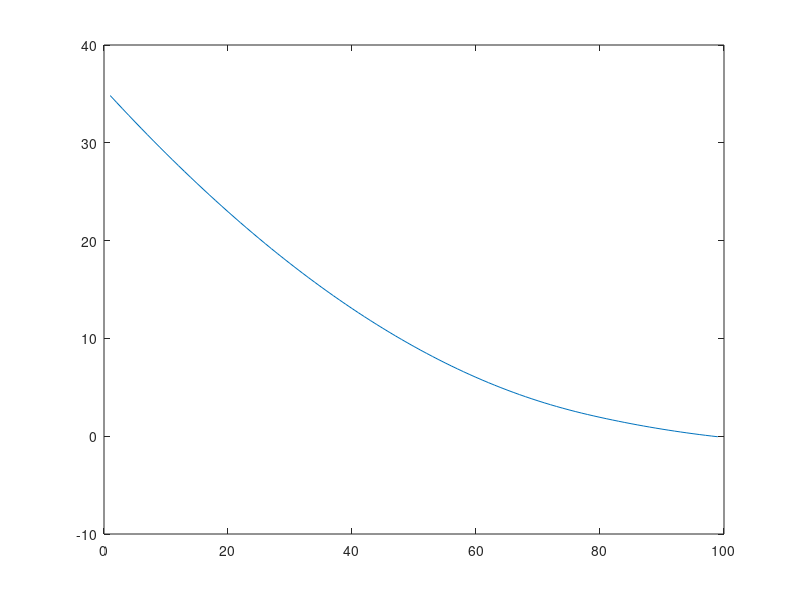

Reproduce this figure in MATLAB.
%%%%%%%%%%%%%%%%%%%%%%%%%%%%%%%%%%%%%%%%%%%%%%%%%%%%%%%%%%%%%%%%%%%%%%%%%%%
% In this file, we used gradient descent method to solve the
% optimization problem mentioned in the report
%%%%%%%%%%%%%%%%%%%%%%%%%%%%%%%%%%%%%%%%%%%%%%%%%%%%%%%%%%%%%%%%%%%%%%%%%%%

%% constants
featureNum = 4; % number of features
changeType = 4; % number of types of operations
sentenceNum = 5; % number of sentences
trainNum = 5; % number of sentences used for training
ita = 1e-1;  % convergence condition
alpha = 0.0008;  % step
maxGradient = 1; % used to control element of A

%%

% feature matrix with 1 or 0
F = randi(2, sentenceNum, featureNum) - 1;

% mapping matrix linear
A = rand(changeType, featureNum);

% label matrix
L = rand(sentenceNum, changeType);

% result of KL number
KLvec = zeros(1,trainNum);

% used for updating mapping matrix A
gradientMatrix = zeros(changeType, featureNum);

flag = 1;
n = 1;
while flag == 1
    for s = 1:sentenceNum
        f = A * F(s,:)';
%         for idx=1:changeType
%             sumValue = sum(f);
%             f = f/sumValue;
%         end
        tempA = zeros(changeType, featureNum);
        for i = 1:changeType
            for j = 1:featureNum
                
                if f(i) == 0
                    tempA(i,j) = A(i,j);
                    continue
                end
                gradientAij = F(s,j)*log(f(i)/L(s,i)) + F(s,j);
                gradientMatrix(i,j) = gradientAij;
                if abs(gradientAij) > maxGradient
                    maxGradient = abs(gradientAij);
                end
                tempA(i,j) = A(i,j)- alpha * gradientAij;
            end
        end
        A = tempA;
    end
    
    % afer updating A in one round
    totalKL = 0;
    for s1 = 1:sentenceNum
        KL = 0;
        f_result = A * F(s1,:)'
        for i1 = 1:changeType
            KL = KL + f_result(i1)*log(f_result(i1)/L(s1,i1));
        end
        totalKL = totalKL + KL;
    end
    totalKL
    KLvec(n) = totalKL;
    if n > 1
        % if kl < 0, we stop descending
        if totalKL <= 0
            flag = 0;
        end
        
        %  if kl in two rounds of iteration are quite similar, stop
        %  descending
        if abs(KLvec(n-1)-KLvec(n)) < 1e-6 
            flag = 0;
        end
    end
    n = n + 1;
end
x = 1 : 1 : size(KLvec,2);
plot(x, KLvec)
        
    

